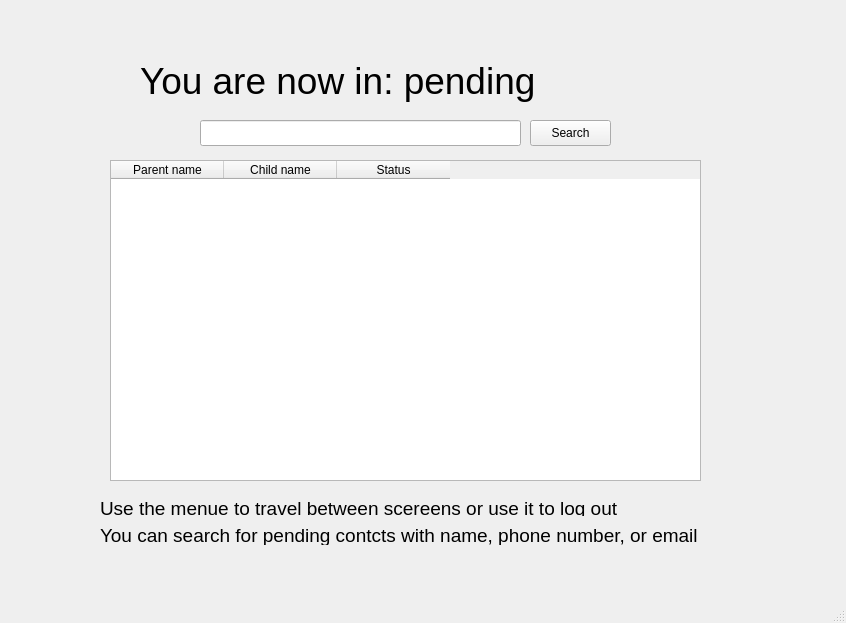
<?xml version="1.0" encoding="UTF-8"?>
<ui version="4.0">
 <class>MainWindow</class>
 <widget class="QMainWindow" name="MainWindow">
  <property name="geometry">
   <rect>
    <x>0</x>
    <y>0</y>
    <width>846</width>
    <height>623</height>
   </rect>
  </property>
  <property name="windowTitle">
   <string>MainWindow</string>
  </property>
  <widget class="QWidget" name="centralwidget">
     <property name="styleSheet">
    <string notr="true">QLabel {
    font-size: 14pt;
  }
  QLabel#LogTitle {
    font-size: 48pt;
  }
  QLabel#ConTitle {
    font-size: 28pt;
  }</string>
     </property>
   <widget class="QStackedWidget" name="Scereens">
    <property name="geometry">
     <rect>
      <x>0</x>
      <y>0</y>
      <width>811</width>
      <height>561</height>
     </rect>
    </property>
    <property name="currentIndex">
     <number>2</number>
    </property>
    <widget class="QWidget" name="Login">
     <widget class="QLabel" name="LogTitle">
      <property name="geometry">
       <rect>
        <x>300</x>
        <y>60</y>
        <width>181</width>
        <height>81</height>
       </rect>
      </property>
      <property name="font">
       <font>
        <pointsize>48</pointsize>
       </font>
      </property>
      <property name="layoutDirection">
       <enum>Qt::LayoutDirection::LeftToRight</enum>
      </property>
      <property name="autoFillBackground">
       <bool>false</bool>
      </property>
      <property name="text">
       <string>Login</string>
      </property>
     </widget>
     <widget class="QLabel" name="Username">
      <property name="geometry">
       <rect>
        <x>270</x>
        <y>160</y>
        <width>71</width>
        <height>16</height>
       </rect>
      </property>
      <property name="text">
       <string>Username:</string>
      </property>
     </widget>
     <widget class="QLabel" name="Password">
      <property name="geometry">
       <rect>
        <x>270</x>
        <y>220</y>
        <width>71</width>
        <height>16</height>
       </rect>
      </property>
      <property name="text">
       <string>Password:</string>
      </property>
     </widget>
     <widget class="QLabel" name="LogError">
      <property name="geometry">
       <rect>
        <x>240</x>
        <y>340</y>
        <width>351</width>
        <height>16</height>
       </rect>
      </property>
        <property name="styleSheet">
         <string notr="true">color: red;</string>
        </property>
      <property name="text">
       <string>Error loging in, password or username are incorrect</string>
      </property>
     </widget>
     <widget class="QLineEdit" name="UsernameE">
      <property name="geometry">
       <rect>
        <x>260</x>
        <y>180</y>
        <width>261</width>
        <height>26</height>
       </rect>
      </property>
     </widget>
     <widget class="QLineEdit" name="PasswordE">
      <property name="geometry">
       <rect>
        <x>260</x>
        <y>240</y>
        <width>261</width>
        <height>26</height>
       </rect>
      </property>
     </widget>
     <widget class="QPushButton" name="LogBT">
      <property name="geometry">
       <rect>
        <x>270</x>
        <y>290</y>
        <width>101</width>
        <height>26</height>
       </rect>
      </property>
        <property name="styleSheet">
         <string notr="true">color: green;</string>
        </property>
      <property name="text">
       <string>Login</string>
      </property>
     </widget>
    </widget>
    <widget class="QWidget" name="Info">
     <widget class="QGroupBox" name="ContactInfo">
      <property name="geometry">
       <rect>
          <x>120</x>
          <y>20</y>
          <width>571</width>
          <height>401</height>
       </rect>
      </property>
      <property name="title">
       <string>Contact info</string>
      </property>
      <widget class="QLabel" name="ParentName">
       <property name="geometry">
        <rect>
           <x>20</x>
         <y>40</y>
           <width>141</width>
           <height>24</height>
        </rect>
       </property>
       <property name="text">
        <string>Parent name:</string>
       </property>
      </widget>
      <widget class="QLabel" name="ParentNameE">
       <property name="geometry">
        <rect>
           <x>250</x>
         <y>40</y>
           <width>281</width>
           <height>24</height>
        </rect>
       </property>
       <property name="autoFillBackground">
        <bool>true</bool>
       </property>
       <property name="text">
        <string/>
       </property>
      </widget>
      <widget class="QLabel" name="ChildName">
       <property name="geometry">
        <rect>
           <x>20</x>
           <y>74</y>
           <width>141</width>
           <height>24</height>
        </rect>
       </property>
       <property name="text">
        <string>Child name:</string>
       </property>
      </widget>
      <widget class="QLabel" name="ChildNameE">
       <property name="geometry">
        <rect>
           <x>250</x>
           <y>74</y>
           <width>281</width>
           <height>24</height>
        </rect>
       </property>
       <property name="autoFillBackground">
        <bool>true</bool>
       </property>
       <property name="text">
        <string/>
       </property>
      </widget>
      <widget class="QLabel" name="ChildAge">
       <property name="geometry">
        <rect>
           <x>20</x>
           <y>108</y>
           <width>141</width>
           <height>24</height>
        </rect>
       </property>
       <property name="text">
        <string>Child age:</string>
       </property>
      </widget>
      <widget class="QLabel" name="ChildAgeE">
       <property name="geometry">
        <rect>
           <x>250</x>
           <y>108</y>
           <width>281</width>
           <height>24</height>
        </rect>
       </property>
       <property name="autoFillBackground">
        <bool>true</bool>
       </property>
       <property name="text">
        <string/>
       </property>
      </widget>
      <widget class="QLabel" name="ChildGrade">
       <property name="geometry">
        <rect>
           <x>20</x>
           <y>142</y>
           <width>141</width>
           <height>24</height>
        </rect>
       </property>
       <property name="text">
        <string>Child grade:</string>
       </property>
      </widget>
      <widget class="QLabel" name="ChildGradeE">
       <property name="geometry">
        <rect>
           <x>250</x>
           <y>142</y>
           <width>281</width>
           <height>24</height>
        </rect>
       </property>
       <property name="autoFillBackground">
        <bool>true</bool>
       </property>
       <property name="text">
        <string/>
       </property>
      </widget>
      <widget class="QLabel" name="ParentEmail">
       <property name="geometry">
        <rect>
           <x>20</x>
           <y>176</y>
           <width>141</width>
           <height>24</height>
        </rect>
       </property>
       <property name="text">
        <string>Parent email:</string>
       </property>
      </widget>
      <widget class="QLabel" name="ParentEmailE">
       <property name="geometry">
        <rect>
           <x>250</x>
           <y>176</y>
           <width>281</width>
           <height>24</height>
        </rect>
       </property>
       <property name="autoFillBackground">
        <bool>true</bool>
       </property>
       <property name="text">
        <string/>
       </property>
      </widget>
      <widget class="QLabel" name="ParentNumber">
       <property name="geometry">
        <rect>
           <x>20</x>
           <y>210</y>
           <width>151</width>
           <height>24</height>
        </rect>
       </property>
       <property name="text">
        <string>Parent number:</string>
       </property>
      </widget>
      <widget class="QLabel" name="ParentNumberE">
       <property name="geometry">
        <rect>
           <x>250</x>
           <y>210</y>
           <width>281</width>
           <height>24</height>
        </rect>
       </property>
       <property name="autoFillBackground">
        <bool>true</bool>
       </property>
       <property name="text">
        <string/>
       </property>
      </widget>
      <widget class="QLabel" name="SecondaryParentName">
       <property name="geometry">
        <rect>
           <x>20</x>
           <y>244</y>
           <width>221</width>
           <height>24</height>
        </rect>
       </property>
       <property name="text">
        <string>Secondary parent name:</string>
       </property>
      </widget>
      <widget class="QLabel" name="SecondaryParentNameE">
       <property name="geometry">
        <rect>
           <x>250</x>
           <y>244</y>
           <width>281</width>
           <height>24</height>
        </rect>
       </property>
       <property name="autoFillBackground">
        <bool>true</bool>
       </property>
       <property name="text">
        <string/>
       </property>
      </widget>
      <widget class="QLabel" name="SecondaryParentEmail">
       <property name="geometry">
        <rect>
           <x>20</x>
           <y>278</y>
           <width>221</width>
           <height>24</height>
        </rect>
       </property>
       <property name="text">
        <string>Secondary parent email:</string>
       </property>
      </widget>
      <widget class="QLabel" name="SecondaryParentEmailE">
       <property name="geometry">
        <rect>
           <x>250</x>
           <y>278</y>
           <width>281</width>
           <height>24</height>
        </rect>
       </property>
       <property name="autoFillBackground">
        <bool>true</bool>
       </property>
       <property name="text">
        <string/>
       </property>
      </widget>
      <widget class="QLabel" name="SecondaryParentNum">
       <property name="geometry">
        <rect>
           <x>20</x>
           <y>312</y>
           <width>221</width>
           <height>24</height>
        </rect>
       </property>
       <property name="text">
        <string>Secondary parent number:</string>
       </property>
      </widget>
      <widget class="QLabel" name="SecondaryParentNumE">
       <property name="geometry">
        <rect>
           <x>250</x>
           <y>312</y>
           <width>281</width>
           <height>24</height>
        </rect>
       </property>
       <property name="autoFillBackground">
        <bool>true</bool>
       </property>
       <property name="text">
        <string/>
       </property>
      </widget>
      <widget class="QLabel" name="FilledFrom">
       <property name="geometry">
        <rect>
           <x>20</x>
           <y>346</y>
           <width>141</width>
           <height>24</height>
        </rect>
       </property>
       <property name="text">
        <string>Filled from:</string>
       </property>
      </widget>
      <widget class="QLabel" name="FilledFromE">
       <property name="geometry">
        <rect>
           <x>250</x>
           <y>346</y>
           <width>281</width>
           <height>24</height>
        </rect>
       </property>
       <property name="autoFillBackground">
        <bool>true</bool>
       </property>
       <property name="text">
        <string/>
       </property>
      </widget>
     </widget>
     <widget class="QPushButton" name="Back">
      <property name="geometry">
       <rect>
        <x>120</x>
        <y>470</y>
        <width>81</width>
        <height>26</height>
       </rect>
      </property>
      <property name="text">
       <string>Back</string>
      </property>
     </widget>
     <widget class="QPushButton" name="SaveBT2">
      <property name="geometry">
       <rect>
        <x>330</x>
        <y>470</y>
        <width>131</width>
        <height>26</height>
       </rect>
      </property>
      <property name="text">
       <string>Save to contniued</string>
      </property>
     </widget>
     <widget class="QPushButton" name="SaveBT1">
      <property name="geometry">
       <rect>
        <x>560</x>
        <y>470</y>
        <width>121</width>
        <height>26</height>
       </rect>
      </property>
      <property name="text">
       <string>Save to rejected</string>
      </property>
     </widget>
     <widget class="QLabel" name="SaveConfirm">
      <property name="geometry">
       <rect>
        <x>330</x>
        <y>435</y>
        <width>241</width>
        <height>24</height>
       </rect>
      </property>
      <property name="text">
       <string>Saved to contniued</string>
      </property>
     </widget>
    </widget>
    <widget class="QWidget" name="Contacts">
     <widget class="QLabel" name="ConTitle">
      <property name="geometry">
       <rect>
        <x>140</x>
        <y>40</y>
        <width>521</width>
        <height>81</height>
       </rect>
      </property>
      <property name="font">
       <font>
        <pointsize>28</pointsize>
       </font>
      </property>
      <property name="layoutDirection">
       <enum>Qt::LayoutDirection::LeftToRight</enum>
      </property>
      <property name="autoFillBackground">
       <bool>false</bool>
      </property>
      <property name="text">
       <string>You are now in: pending</string>
      </property>
     </widget>
     <widget class="QLabel" name="HelpNav">
      <property name="geometry">
       <rect>
          <x>100</x>
          <y>500</y>
          <width>611</width>
        <height>16</height>
       </rect>
      </property>
      <property name="text">
       <string>Use the menue to travel between scereens or use it to log out</string>
      </property>
     </widget>
     <widget class="QTableWidget" name="ContactsTable">
      <property name="geometry">
       <rect>
          <x>110</x>
          <y>160</y>
          <width>591</width>
          <height>321</height>
       </rect>
      </property>
      <property name="columnCount">
       <number>3</number>
      </property>
      <property name="rowCount">
       <number>0</number>
      </property>
      <attribute name="horizontalHeaderDefaultSectionSize">
       <number>113</number>
      </attribute>
      <column>
       <property name="text">
        <string>Parent name</string>
       </property>
      </column>
      <column>
       <property name="text">
        <string>Child name</string>
       </property>
      </column>
      <column>
       <property name="text">
        <string>Status</string>
       </property>
      </column>
     </widget>
     <widget class="QLabel" name="HelpS">
      <property name="geometry">
       <rect>
          <x>100</x>
          <y>525</y>
          <width>611</width>
          <height>20</height>
       </rect>
      </property>
      <property name="text">
       <string>You can search for pending contcts with name, phone number, or email</string>
      </property>
      <property name="wordWrap">
       <bool>true</bool>
      </property>
     </widget>
     <widget class="QLineEdit" name="SearchE">
      <property name="geometry">
       <rect>
          <x>200</x>
          <y>120</y>
          <width>321</width>
        <height>26</height>
       </rect>
      </property>
     </widget>
     <widget class="QPushButton" name="SearchBT">
      <property name="geometry">
       <rect>
          <x>530</x>
          <y>120</y>
        <width>81</width>
        <height>26</height>
       </rect>
      </property>
      <property name="text">
       <string>Search</string>
      </property>
     </widget>
    </widget>
   </widget>
  </widget>
  <widget class="QMenuBar" name="menubar">
   <property name="geometry">
    <rect>
     <x>0</x>
     <y>0</y>
     <width>846</width>
     <height>25</height>
    </rect>
   </property>
  </widget>
  <widget class="QStatusBar" name="statusbar"/>
 </widget>
 <resources/>
 <connections/>
</ui>
